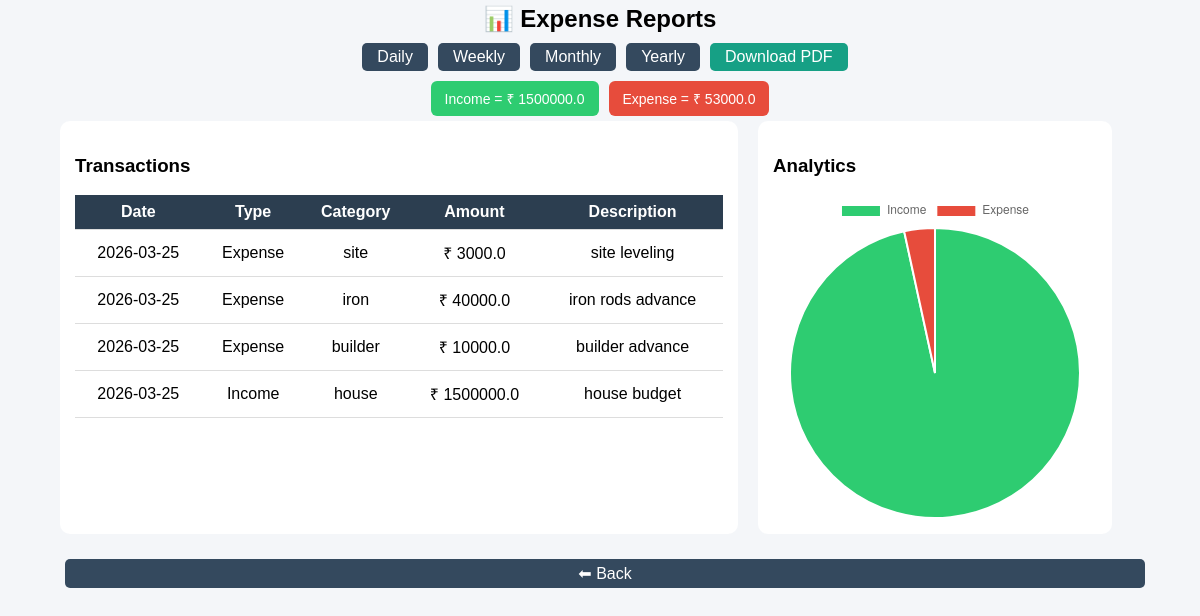
Page /report (signed in) on the committed database.
### tables this page shows
CREATE TABLE expenses(
        id INTEGER PRIMARY KEY AUTOINCREMENT,
        user_id INTEGER,
        date TEXT,
        category TEXT,
        amount REAL,
        description TEXT
    );

### app.py (the view)
@app.route("/report")
def report():
    if "user_id" not in session:
        return redirect("/")
    db = get_db()
    user_id = session["user_id"]
    filter_type = request.args.get("filter", "monthly")
    if filter_type == "daily":
        condition = "date = date('now')"
    elif filter_type == "weekly":
        condition = "date >= date('now','-7 day')"
    elif filter_type == "yearly":
        condition = "strftime('%Y', date)=strftime('%Y','now')"
    else:
        condition = "strftime('%Y-%m', date)=strftime('%Y-%m','now')"
    data = db.execute(f"""
        SELECT date, 'Expense' as type, category, amount, description
        FROM expenses WHERE user_id=? AND {condition}

        UNION ALL

        SELECT date, 'Income', source, amount, description
        FROM income WHERE user_id=? AND {condition}

        ORDER BY date DESC
    """, (user_id, user_id)).fetchall()
    income = sum(row["amount"] for row in data if row["type"] == "Income")
    expense = sum(row["amount"] for row in data if row["type"] == "Expense")
    chart_labels = ["Income", "Expense"]
    chart_values = [income, expense]
    return render_template("report.html",
                           data=data,
                           filter_type=filter_type,
                           income=income,
                           expense=expense,
                           chart_labels=chart_labels,
                           chart_values=chart_values)

### app.py (called while the page is built)
def get_db():
    conn = sqlite3.connect("database.db")
    conn.row_factory = sqlite3.Row
    return conn

@app.after_request
def add_header(response):
    response.headers["Cache-Control"] = "no-cache, no-store, must-revalidate"
    return response

### templates/report.html (shortened to what this page needs)
<!DOCTYPE html>
<html>
<head>
    <link rel="stylesheet" href="/static/style.css">
</head>
<body>
<div class="container">
    <h2 class="title">📊 Expense Reports</h2>
    <div class="controls">
    <a href="/report?filter=daily"><button class="btn">Daily</button></a>
    <a href="/report?filter=weekly"><button class="btn">Weekly</button></a>
    <a href="/report?filter=monthly"><button class="btn">Monthly</button></a>
    <a href="/report?filter=yearly"><button class="btn">Yearly</button></a>
    <a href="/export_pdf/{{ filter_type }}">
    <button class="btn pdf">Download PDF</button></a>
</div>
    <div class="summary-buttons">
    <div class="mini-btn income-btn">
        Income = ₹ {{ income }}
    </div>
    <div class="mini-btn expense-btn">
        Expense = ₹ {{ expense }}
    </div>
</div>
    <div class="main">
        <div class="table-section">
            <h3>Transactions</h3>
            <table>
                <tr>
                    <th>Date</th>
                    <th>Type</th>
                    <th>Category</th>
                    <th>Amount</th>
                    <th>Description</th>
                </tr>
                {% for row in data %}
                <tr>
                    <td>{{ row.date }}</td>
                    <td>{{ row.type }}</td>
                    <td>{{ row.category }}</td>
                    <td>₹ {{ row.amount }}</td>
                    <td>{{ row.description }}</td>
                </tr>
                {% endfor %}
            </table>
        </div>
        <div class="chart-section">
            <h3>Analytics</h3>
            <canvas id="pieChart"></canvas>
        </div>
    </div>
    <div class="back">
        <a href="/dashboard"><button class="btn back-btn">⬅ Back</button></a>
    </div>
</div>
<script>
const labels = {{ chart_labels | tojson }};
const values = {{ chart_values | tojson }};
new Chart(document.getElementById("barChart"), {
    type: "bar",
    data: {
        labels: labels,
        datasets: [{
            label: "Amount",
            data: values,
            backgroundColor: ["#2ecc71", "#e74c3c"]
        }]
    }
});
new Chart(document.getElementById("pieChart"), {
    type: "pie",
    data: {
        labels: labels,
        datasets: [{
            data: values,
            backgroundColor: ["#2ecc71", "#e74c3c"]
        }]
    }
});
</script>
</body>
</html>

### static/style.css (style rules this page uses)
body { margin:0; font-family:Arial, sans-serif; }
button { width:100%; padding:10px; background:green; color:white; border:none; border-radius:5px; font-size:16px; cursor:pointer; }
body { font-family:Arial, Helvetica, sans-serif; background:#f4f6f9; margin:0; padding:0; }
.btn { padding:10px 18px; border:none; border-radius:5px; cursor:pointer; }
table { width:100%; border-collapse:collapse; }
table th { background-color: #2c3e50; color: white; }
table td { padding: 12px; border-bottom: 1px solid #ddd; text-align: center; }
table { width: 100%; border-collapse: collapse; }
th, td { padding: 5px; text-align: center; }
body { font-family: Arial; background: #f4f6f9; }
.container { width: 90%; margin: auto; }
.title { text-align: center; margin: 5px; }
.controls { display: flex; justify-content: center; flex-wrap: wrap; gap: 10px; margin-bottom: 5px; }
.btn { padding: 5px 10px; margin: 5px; border: none; background: #34495e; color: white; border-radius: 5px; cursor: pointer; }
.pdf { background: #16a085; }
.summary-buttons { display: flex; justify-content: center; gap: 10px; margin: 5px 0; }
.mini-btn { padding: 8px 14px; border-radius: 6px; font-size: 14px; color: white; font-weight: 500; display: inline-block; }
.income-btn { background: #2ecc71; }
.expense-btn { background: #e74c3c; }
.main { display: flex; gap: 20px; }
.table-section { width: 60%; background: white; padding: 15px; border-radius: 10px; }
.chart-section { width: 30%; background: white; padding: 15px; border-radius: 10px; }
th, td { padding: 8px; border-bottom: 1px solid #ddd; text-align: center; }
.back { text-align: center; margin-top: 20px; }

### rows in the picture
expenses: date "2026-03-25", type "Expense", category "site", amount "3000.0", description "site leveling"
expenses: date "2026-03-25", type "Expense", category "iron", amount "40000.0", description "iron rods advance"
expenses: date "2026-03-25", type "Expense", category "builder", amount "10000.0", description "builder advance"

### other values in the picture
{{ income }} "1500000.0"
{{ expense }} "53000.0"
{{ row.date }} "2026-03-25"
{{ row.type }} "Income"
{{ row.category }} "house"
{{ row.amount }} "1500000.0"
{{ row.description }} "house budget"
chart data {{ chart_labels | tojson }} ["Income", "Expense"]
chart data {{ chart_values | tojson }} [1500000.0, 53000.0]
